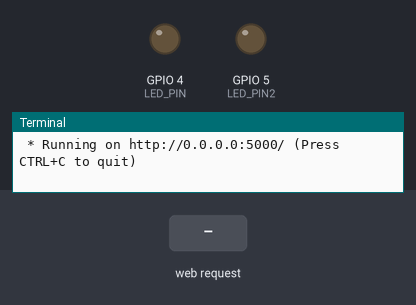
This program was run on a simulated Raspberry Pi (BCM pin numbers). Shown: output pins drawn as LEDs (lit = HIGH), the last lines printed to the terminal. The test bench sets the inputs (shaded band). The clock reads 2024-03-15 10:24:30 at power-on unless the program sets it.

Above: at 1.2 s.
1.3 s: HTTP request for /red/led/on received
At 2.0 s:
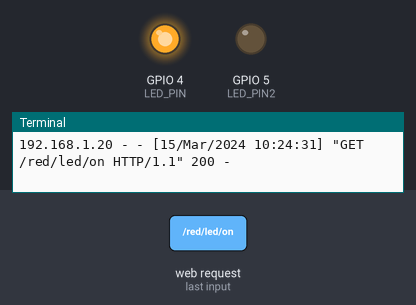
2.8 s: HTTP request for /blue/led/on received
At 3.2 s:
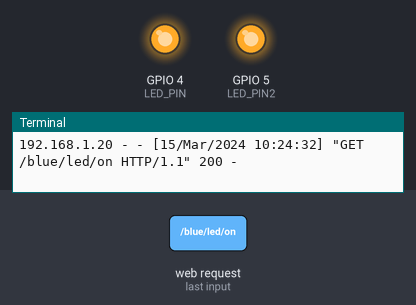
4.3 s: HTTP request for /red/led/off received
At 5.5 s:
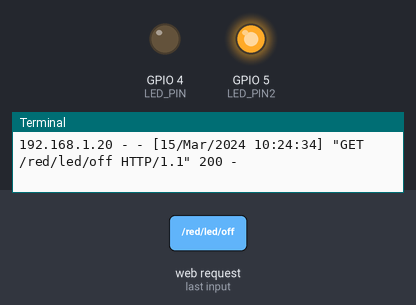
Timing chart, 0 to 7.3 s (numbered marks = the images above; inputs shaded):
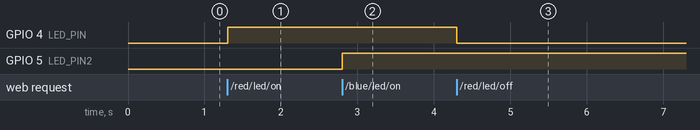

Measured:
- after the input at 1.3 s, GPIO 4 (LED_PIN): LOW → HIGH at once
- after the input at 2.8 s, GPIO 5 (LED_PIN2): LOW → HIGH at once
- after the input at 4.3 s, GPIO 4 (LED_PIN): HIGH → LOW at once

The program:

flask_ledd.py
```python
from flask import Flask
import RPi.GPIO as GPIO

LED_PIN = 4
LED_PIN2 = 5

app = Flask(__name__)

GPIO.setmode(GPIO.BCM)
GPIO.setup(LED_PIN, GPIO.OUT)
GPIO.setup(LED_PIN2, GPIO.OUT)

@app.route("/")
def hello_world():
    return '''
    <p>Hello, Flask!</p>
    <a href ="/red/led/on">RED LED ON</a>
    <a href ="/red/led/off"> RED LED OFF</a>
    <a href ="/blue/led/on">BLUE LED ON</a>
    <a href ="/blue/led/off"> BLUE LED OFF</a>
    '''

@app.route("/<color>/led/<cmd>")
def led_op(cmd,color):
    if cmd == "on":
        if color == "red":
            GPIO.output(LED_PIN, GPIO.HIGH)
            return '''
            <p>RED LED ON</p>
            <a href ="/">Go Home</a>
            '''
        elif color == "blue":
            GPIO.output(LED_PIN2, GPIO.HIGH)
            return '''
            <p>BLUE LED ON</p>
            <a href ="/">Go Home</a>
            '''
    elif cmd == "off":
        if color == "red":
            GPIO.output(LED_PIN, GPIO.LOW)
            return '''
            <p>RED LED OFF</p>
            <a href ="/">Go Home</a>
            '''
        elif color == "blue":
            GPIO.output(LED_PIN2, GPIO.LOW)
            return '''
            <p>BLUE LED OFF</p>
            <a href ="/">Go Home</a>
            '''


if __name__ == "__main__":
    try:
        app.run(host = "0.0.0.0")
    finally:
        GPIO.cleanup()
```
